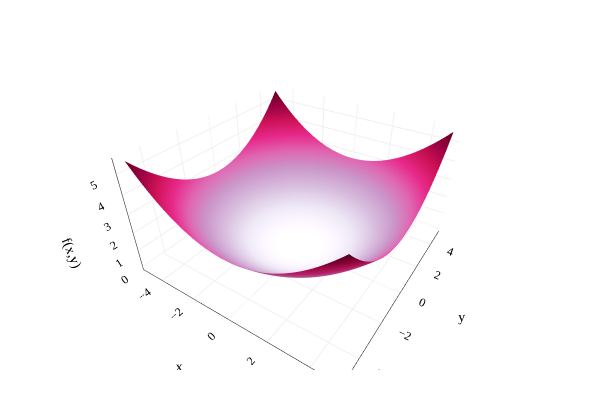

Notebook cell for this chart:
### Markdown cell above
---
numbering: false
---

# 2.2. Detour: Partial Derivatives

## Partial Derivatives

How do we take the derivative of a function with multiple input variables?

$$R_\text{sq}(w_0, w_1) = \frac{1}{n} \sum_{i=1}^n (y_i - (w_0 + w_1 x_i))^2$$
 
To illustrate, let's focus on a simpler function with two input variables:

$$f(x,y) = \frac{x^2 + y^2}{9}$$

This is a quadratic function of two variables, and its graph is known as a paraboloid.

### Code cell
import numpy as np
import plotly.graph_objects as go

# Grid for paraboloid
x = np.linspace(-5, 5, 50)
y = np.linspace(-5, 5, 50)
X, Y = np.meshgrid(x, y)
a = 3
Z = (X**2 + Y ** 2) / a**2

fig = go.Figure()

# Paraboloid only, with RdBu_r colorscale
fig.add_trace(go.Surface(
    z=Z, x=X, y=Y, 
    colorscale="PuRd", 
    opacity=1, 
    name="Paraboloid", 
    showscale=False
))

fig.update_layout(
    scene=dict(
        xaxis=dict(
            title=r"x",
            backgroundcolor="white",
            gridcolor="#f0f0f0",
            showbackground=True,
            showline=True,
            linecolor="black",
            linewidth=1,
        ),
        yaxis=dict(
            title=r"y",
            backgroundcolor="white",
            gridcolor="#f0f0f0",
            showbackground=True,
            showline=True,
            linecolor="black",
            linewidth=1,
        ),
        zaxis=dict(
            title=r"f(x,y)",
            backgroundcolor="white",
            gridcolor="#f0f0f0",
            showbackground=True,
            showline=True,
            linecolor="black",
            linewidth=1,
        ),
        bgcolor="white"
    ),
    paper_bgcolor='white',
    plot_bgcolor='white',
    margin=dict(l=30, r=30, t=30, b=30),
    autosize=True,
    width=600,
    height=400,
    font=dict(
        family="Palatino Linotype, Palatino, serif",
        color="black"
    ),
    scene_camera=dict(
        eye=dict(x=1, y=-1.5, z=1.2)
    )
)

fig.show()

### Figure 1 — Plotly figure (JSON) as saved in the notebook; plotly's stock layout.template omitted (floating-point values rounded to 4 significant figures; data arrays with more than 128 entries replaced by an {"elided": "..."} marker saying what was removed)
{"data": [{"colorscale": [[0, "rgb(247,244,249)"], [0.125, "rgb(231,225,239)"], [0.25, "rgb(212,185,218)"], [0.375, "rgb(201,148,199)"], [0.5, "rgb(223,101,176)"], [0.625, "rgb(231,41,138)"], [0.75, "rgb(206,18,86)"], [0.875, "rgb(152,0,67)"], [1, "rgb(103,0,31)"]], "name": "Paraboloid", "opacity": 1, "showscale": false, "type": "surface", "x": {"elided": "50x50 float values"}, "y": {"elided": "50x50 float values"}, "z": {"elided": "50x50 float values"}}], "layout": {"autosize": true, "font": {"color": "black", "family": "Palatino Linotype, Palatino, serif"}, "height": 400, "margin": {"b": 30, "l": 30, "r": 30, "t": 30}, "paper_bgcolor": "white", "plot_bgcolor": "white", "scene": {"bgcolor": "white", "camera": {"eye": {"x": 1, "y": -1.5, "z": 1.2}}, "xaxis": {"backgroundcolor": "white", "gridcolor": "#f0f0f0", "linecolor": "black", "linewidth": 1, "showbackground": true, "showline": true, "title": {"text": "x"}}, "yaxis": {"backgroundcolor": "white", "gridcolor": "#f0f0f0", "linecolor": "black", "linewidth": 1, "showbackground": true, "showline": true, "title": {"text": "y"}}, "zaxis": {"backgroundcolor": "white", "gridcolor": "#f0f0f0", "linecolor": "black", "linewidth": 1, "showbackground": true, "showline": true, "title": {"text": "f(x,y)"}}}, "width": 600}}
